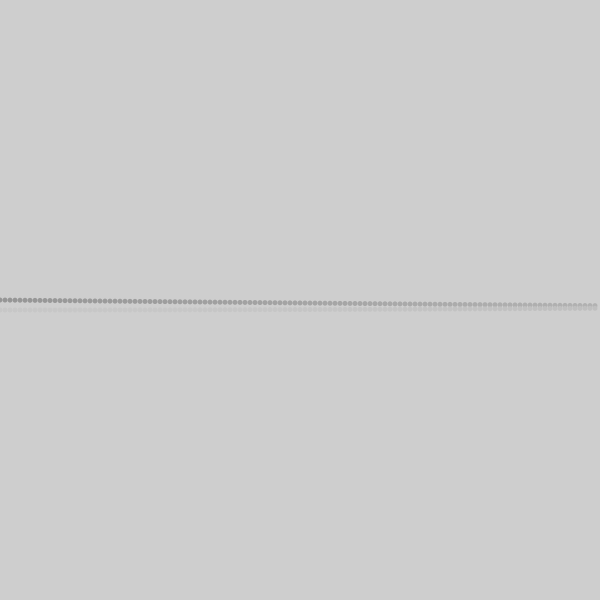
Frame 1 (no input)
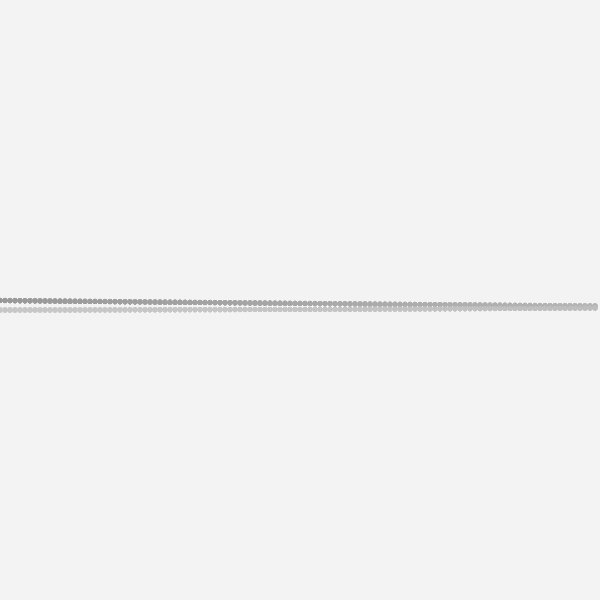
Frame 60 (the mouse pressed at the canvas centre just before this capture)
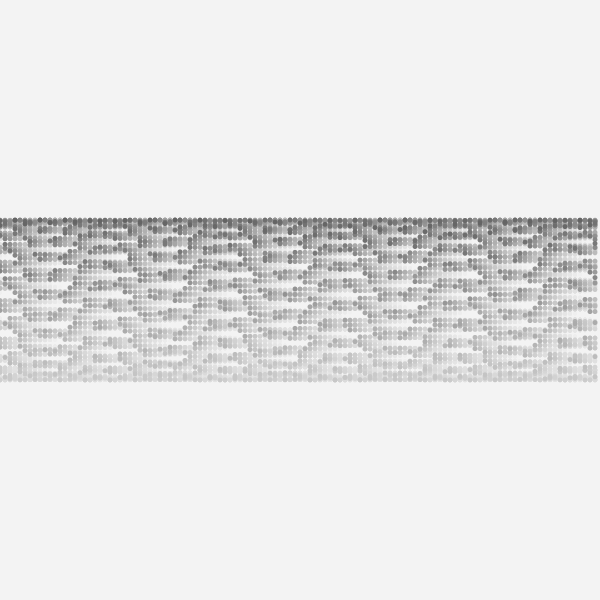
Frame 120 (the mouse held since frame 60 and released just before this capture)

The Processing sketch that drew these frames (run headless with seeded random() and noise(); from frame 60 on, the mouse is pressed at the canvas centre):

// Processing sketch: processing_156594
// ── processing_156594.pde

void setup() {
  size(600, 600);
  noStroke(); 
  //noSmooth(); 
} 

void draw() {
//  for ( int i = 0; i < 10; i++ ) {
//    for ( int j = 0; j < 10; j++ ) { 
//      // do something in here 10 times
//      rect(i * 10, j * 10, 10, 10);
//    }
//  }
  //background(255);
  
  fill(255, 10); 
  rect(0,0,width,height); 
  for (int i = 0; i < width; i+=5) { 
   float amplitude = map(mouseY, 0, height, 10, 150); 
   float freq = map(mouseX, 0, width, 0.001, 1); 
    float sine = sin((frameCount+i) * freq);
     float c = map(sine, -1, 1, 100, 200); 
     fill(c); 
    ellipse(i, height/2 + (sine * amplitude), 5,5); 
    
  }


  for (int i = 0; i < width; i+=5) { 
   float amplitude = map(mouseY, 0, height, 10, 150); 
   float freq = map(mouseX, 0, width, 0.001, 1); 
    float cosi = cos((frameCount+i) * freq);
     float c = map(cosi, -1, 1, 100, 200); 
     fill(c); 
    ellipse(i, height/2 + (cosi * amplitude), 5,5); 
    
  }



}
